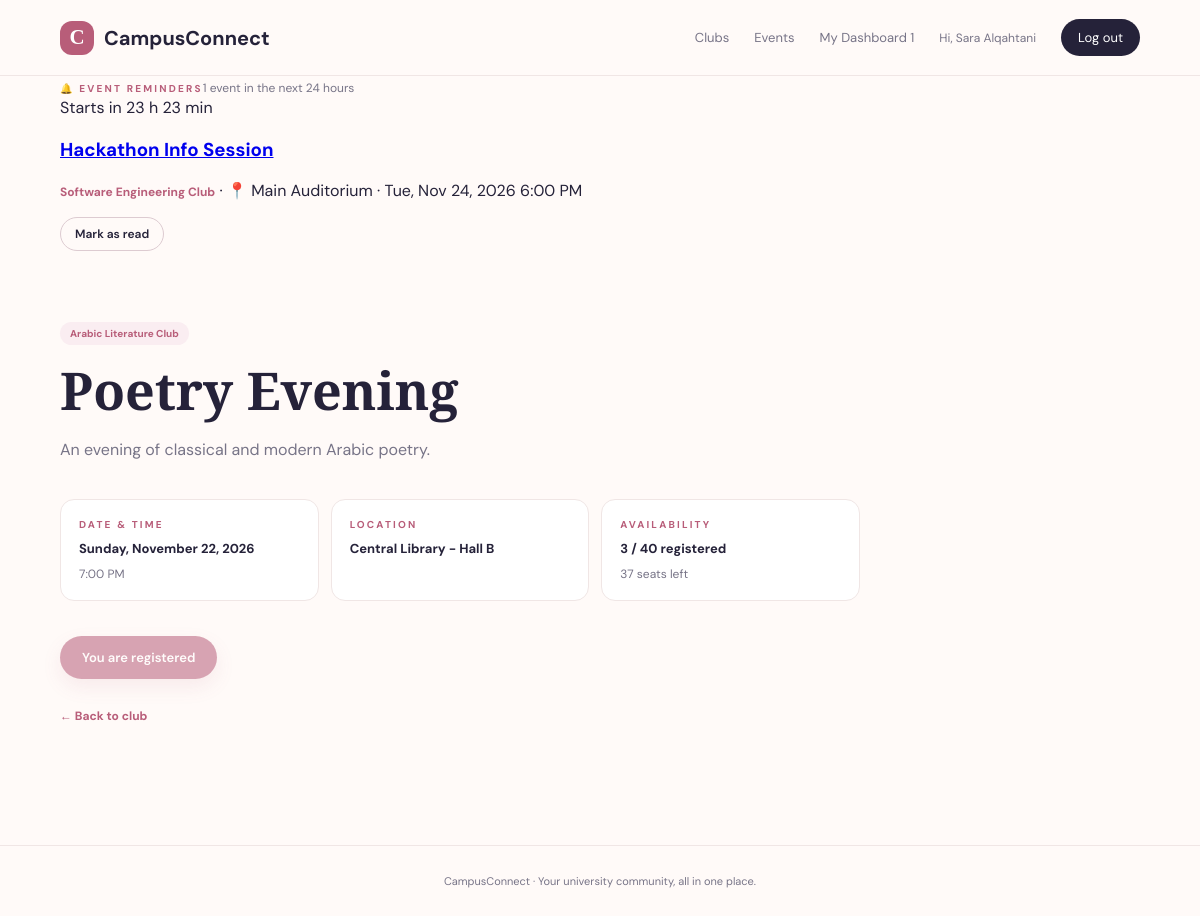
The app's page /event.php?id=6 (signed in) with its own data.
### tables this page shows
CREATE TABLE IF NOT EXISTS registrations (
 id INT AUTO_INCREMENT PRIMARY KEY,
 user_id INT NOT NULL,
 event_id INT NOT NULL,
 registered_at TIMESTAMP DEFAULT CURRENT_TIMESTAMP,
  
 attendance_status ENUM('Pending','Present','Absent') NOT NULL DEFAULT 'Pending',
  
 reminder_dismissed TINYINT(1) NOT NULL DEFAULT 0,
 UNIQUE KEY unique_registration (user_id, event_id),
 FOREIGN KEY (user_id) REFERENCES users(id) ON DELETE CASCADE,
 FOREIGN KEY (event_id) REFERENCES events(id) ON DELETE CASCADE
);

CREATE TABLE IF NOT EXISTS events (
 id INT AUTO_INCREMENT PRIMARY KEY,
 club_id INT NOT NULL,
 title VARCHAR(180) NOT NULL,
 description TEXT,
 venue VARCHAR(180) NOT NULL,
 event_date DATETIME NOT NULL,
 capacity INT NOT NULL,
 created_at TIMESTAMP DEFAULT CURRENT_TIMESTAMP,
 FOREIGN KEY (club_id) REFERENCES clubs(id) ON DELETE CASCADE,
 INDEX idx_event_date (event_date)
);

CREATE TABLE IF NOT EXISTS clubs (
 id INT AUTO_INCREMENT PRIMARY KEY,
 leader_id INT NOT NULL,
 name VARCHAR(150) NOT NULL,
 category VARCHAR(100) DEFAULT NULL,
 description TEXT,
 created_at TIMESTAMP DEFAULT CURRENT_TIMESTAMP,
 CONSTRAINT fk_club_leader FOREIGN KEY (leader_id) REFERENCES users(id) ON DELETE CASCADE
);

### event.php (the view, shortened to what this page needs)
<?php require 'helpers.php';$id=(int)($_GET['id']??0);$q=$pdo->prepare('SELECT e.*,c.name AS club_name,c.id AS club_id FROM events e JOIN clubs c ON c.id=e.club_id WHERE e.id=?');$q->execute([$id]);$event=$q->fetch();if(!$event){http_response_code(404);exit('Event not found.');}$pageTitle=$event['title'];
require 'header.php';$q=$pdo->prepare('SELECT COUNT(*) FROM registrations WHERE event_id=?');$q->execute([$id]);$count=(int)$q->fetchColumn();$registered=false;if(is_logged_in()){$q=$pdo->prepare('SELECT id FROM registrations WHERE event_id=? AND user_id=?');$q->execute([$id,current_user()['id']]);$registered=(bool)$q->fetch();} $isPast=strtotime($event['event_date'])<=time(); ?>
<section class="event-detail"><span class="tag"><?=e($event['club_name'])?></span><h1><?=e($event['title'])?></h1><p class="lead"><?=e($event['description'])?></p><div class="detail-grid"><div><span class="eyebrow">DATE & TIME</span><strong><?=date('l, F j, Y',strtotime($event['event_date']))?></strong><span><?=date('g:i A',strtotime($event['event_date']))?></span></div><div><span class="eyebrow">LOCATION</span><strong><?=e($event['venue'])?></strong></div><div><span class="eyebrow">AVAILABILITY</span><strong><?=$count?> / <?= (int)$event['capacity']?> registered</strong><span><?=max(0,(int)$event['capacity']-$count)?> seats left</span></div></div><?php if(is_logged_in() && current_user()['role']==='student'): ?><form method="post"><?php csrf_field(); ?><button class="btn primary" <?=($registered || $isPast || $count >= (int)$event['capacity'])?'disabled':''?>><?=$registered?'You are registered':($isPast?'Registration closed':($count >= (int)$event['capacity']?'Event is full':'Register with one click'))?></button></form><?php elseif(!is_logged_in()): ?><a class="btn primary" href="login.php">Log in to register</a><?php endif; ?><div style="margin-top: 25px;"><a class="text-link" href="club.php?id=<?=$event['club_id']?>">← Back to club</a></div></section>
<?php require 'footer.php'; ?>

### helpers.php (shortened to what this page needs)
<?php
require_once __DIR__ . '/config.php';
function e($value) { return htmlspecialchars((string)$value, ENT_QUOTES, 'UTF-8'); }
function is_logged_in() { return !empty($_SESSION['user']); }
function current_user() { return $_SESSION['user'] ?? null; }
function get_upcoming_reminders($user_id) {
    global $pdo;
    $q = $pdo->prepare('SELECT r.id AS registration_id, e.id AS event_id, e.title, e.venue, e.event_date,
            c.id AS club_id, c.name AS club_name
        FROM registrations r
        JOIN events e ON e.id = r.event_id
        JOIN clubs c ON c.id = e.club_id
        WHERE r.user_id = ?
          AND r.reminder_dismissed = 0
          AND e.event_date > NOW()
          AND e.event_date <= DATE_ADD(NOW(), INTERVAL 24 HOUR)
        ORDER BY e.event_date ASC');
    $q->execute([(int)$user_id]);
    return $q->fetchAll();
}
function time_remaining_label($eventDate) {
    $seconds = strtotime($eventDate) - time();
    $hours = intdiv($seconds, 3600);
    $minutes = intdiv($seconds % 3600, 60);
    return 'Starts in ' . $hours . ' h ' . $minutes . ' min';
}
function current_page_url() {
    $page = basename($_SERVER['SCRIPT_NAME'] ?? 'index.php');
    $query = $_SERVER['QUERY_STRING'] ?? '';
    return $query === '' ? $page : $page . '?' . $query;
}
function render_reminders(array $reminders, $variant = 'banner') {
    $return = $variant === 'dashboard' ? 'student-dashboard.php' : current_page_url();
    echo '<section class="reminders reminders-' . e($variant) . '" id="reminders" aria-label="Event reminders">';
    echo '<div class="reminders-head"><span class="eyebrow">🔔 EVENT REMINDERS</span><span class="muted">'
        . count($reminders) . ' event' . (count($reminders) === 1 ? '' : 's') . ' in the next 24 hours</span></div>';
    foreach ($reminders as $r) {
        echo '<article class="reminder-card">'
            . '<div class="reminder-body">'
            . '<span class="reminder-time">' . e(time_remaining_label($r['event_date'])) . '</span>'
            . '<h3><a href="event.php?id=' . (int)$r['event_id'] . '">' . e($r['title']) . '</a></h3>'
            . '<p><a class="text-link" href="club.php?id=' . (int)$r['club_id'] . '">' . e($r['club_name']) . '</a>'
            . ' · 📍 ' . e($r['venue'])
            . ' · ' . e(date('D, M j, Y g:i A', strtotime($r['event_date']))) . '</p>'
            . '</div>'
            . '<form method="post" action="dismiss-reminder.php">';
        echo '<input type="hidden" name="registration_id" value="' . (int)$r['registration_id'] . '">'
            . '<input type="hidden" name="return" value="' . e($return) . '">'
            . '<button class="btn ghost small">Mark as read</button>'
            . '</form></article>';
    }
    echo '</section>';
}
?>

### assets/style.css (style rules this page uses)
:root { --ink:#252239;--muted:#777487;--pink:#e8a6b5;--pink-dark:#b85d79;--cream:#fffaf8;--line:#f0e6e5;--lav:#f3eff8;--white:#fff;--shadow:0 18px 50px rgba(68,43,65,.08) }
* { box-sizing:border-box }
body { margin:0;background:var(--cream);color:var(--ink);font-family:'DM Sans',sans-serif }
.eyebrow { font-size:10px;letter-spacing:2.2px;color:var(--pink-dark);font-weight:700 }
.hero h1,.page-intro h1,.auth-wrap h1,.event-detail h1 { font-family:'Playfair Display',serif;font-size:clamp(42px,5vw,65px);line-height:1.08;margin:17px 0 }
.btn { border:0;display:inline-flex;align-items:center;justify-content:center;padding:13px 22px;border-radius:28px;text-decoration:none;font:600 13px 'DM Sans';cursor:pointer;transition:.2s }
.btn.primary { background:var(--pink-dark);color:white;box-shadow:0 8px 20px #b85d7930 }
.btn.ghost { border:1px solid #ddcbd1;color:var(--ink);background:transparent }
.btn:disabled { opacity:.55;cursor:not-allowed;transform:none }
.stats span,.muted { color:var(--muted);font-size:12px }
.text-link { font-size:12px;color:var(--pink-dark);text-decoration:none;font-weight:700 }
.tag { display:inline-block;color:var(--pink-dark);background:#faedf1;border-radius:20px;padding:5px 10px;font-size:10px;font-weight:700 }
.event-detail { padding:70px 0;max-width:800px }
.event-detail h1 { font-size:52px }
.lead { color:var(--muted);font-size:16px;line-height:1.8 }
.detail-grid { display:grid;grid-template-columns:repeat(3,1fr);gap:12px;margin:35px 0 }
.detail-grid div { background:white;border:1px solid var(--line);border-radius:14px;padding:18px;display:flex;flex-direction:column;gap:9px }
.detail-grid strong { font-size:13px }
.detail-grid span:not(.eyebrow) { font-size:12px;color:var(--muted) }
.btn.small { padding:8px 14px;font-size:12px }

### records on screen
registrations: event.event_date "Starts in 23 h 23 min", event.title "Hackathon Info Session", clubs.name "Software Engineering Club", event.venue "Main Auditorium", event.event_date "Tue, Nov 24, 2026 6:00 PM"
events: club.name "Arabic Literature Club", title "Poetry Evening", description "An evening of classical and modern Arabic poetry.", event_date "Sunday, November 22, 2026", event_date "7:00 PM", venue "Central Library - Hall B", capacity "40"

### other values on screen
count($headerReminders) "1"
current_user()['name'] "Sara Alqahtani"
count($reminders) "1"
$count "3"
max(0,(int)$event['capacity']-$count) "37"
